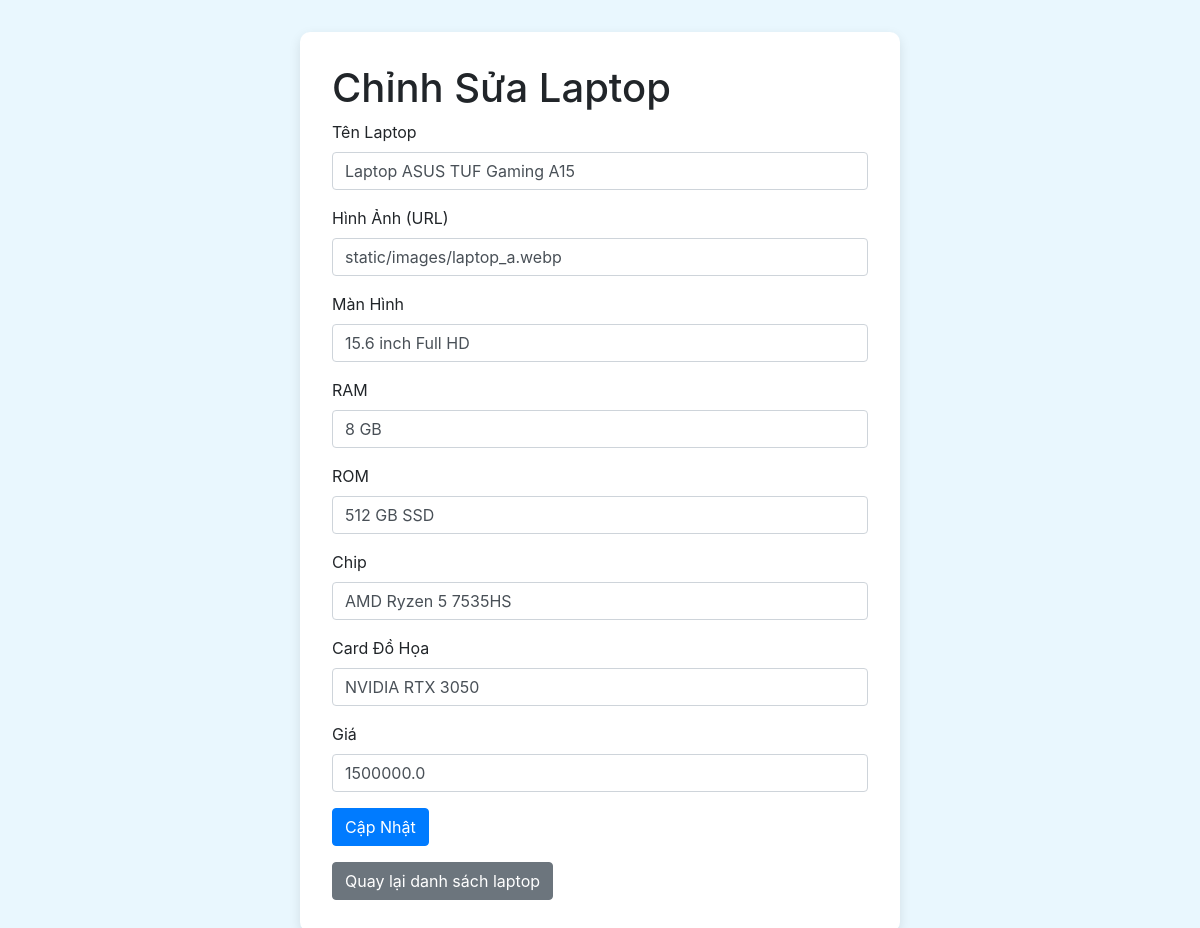
/admin/edit_laptop/1 (signed in), run on the app's committed database.
### web.py (models this page shows, shortened)
class Laptop(db.Model):
    id = db.Column(db.Integer, primary_key=True)
    name = db.Column(db.String(100), nullable=False)
    image = db.Column(db.String(200), nullable=False)
    screen = db.Column(db.String(100))
    ram = db.Column(db.String(50))
    rom = db.Column(db.String(100))
    chip = db.Column(db.String(100))
    card = db.Column(db.String(100))
    price = db.Column(db.Float, nullable=False)

### web.py (the view, shortened to what this page needs)
@app.route("/admin/edit_laptop/<int:laptop_id>", methods=["POST", "GET"])
def edit_laptop(laptop_id):
    if session.get("admin_logged_in"):
        laptop = Laptop.query.get(laptop_id)
        return render_template("edit_laptop.html", laptop=laptop)
    else:
        return redirect(url_for("admin"))

### templates/edit_laptop.html (shortened to what this page needs)
<!DOCTYPE html>
<html lang="vi">
<head>
    <link rel="stylesheet" href="https://maxcdn.bootstrapcdn.com/bootstrap/4.5.2/css/bootstrap.min.css">
    <link rel="stylesheet" href="https://cdnjs.cloudflare.com/ajax/libs/font-awesome/5.15.4/css/all.min.css">
</head>
<body>
    <div class="edit-container">
        <h1>Chỉnh Sửa Laptop</h1>
        <form action="{{ url_for('edit_laptop', laptop_id=laptop.id) }}" method="POST">
            <div class="form-group">
                <label for="name">Tên Laptop</label>
                <input type="text" name="name" value="{{ laptop.name }}" required class="form-control">
            </div>
            <div class="form-group">
                <label for="image">Hình Ảnh (URL)</label>
                <input type="text" name="image" value="{{ laptop.image }}" required class="form-control">
            </div>
            <div class="form-group">
                <label for="screen">Màn Hình</label>
                <input type="text" name="screen" value="{{ laptop.screen }}" class="form-control">
            </div>
            <div class="form-group">
                <label for="ram">RAM</label>
                <input type="text" name="ram" value="{{ laptop.ram }}" class="form-control">
            </div>
            <div class="form-group">
                <label for="rom">ROM</label>
                <input type="text" name="rom" value="{{ laptop.rom }}" class="form-control">
            </div>
            <div class="form-group">
                <label for="chip">Chip</label>
                <input type="text" name="chip" value="{{ laptop.chip }}" class="form-control">
            </div>
            <div class="form-group">
                <label for="card">Card Đồ Họa</label>
                <input type="text" name="card" value="{{ laptop.card }}" class="form-control">
            </div>
            <div class="form-group">
                <label for="price">Giá</label>
                <input type="number" step="0.01" name="price" value="{{ laptop.price }}" required class="form-control">
            </div>
            <button type="submit" class="btn btn-primary">Cập Nhật</button>
        </form>
        <a href="{{ url_for('admin_dashboard') }}" class="btn btn-secondary mt-3">Quay lại danh sách laptop</a>
    </div>
</body>
</html>

### templates/edit_laptop.html (style rules this page uses)
body { background-color: #e9f7fe; }
.edit-container { max-width: 600px; margin: 2rem auto; padding: 2rem; background-color: #fff; border-radius: 10px; box-shadow: 0px 4px 12px rgba(0, 0, 0, 0.1); }
.btn-primary { background-color: #007bff; border-color: #007bff; }

### data on the page
Laptop: name "Laptop ASUS TUF Gaming A15", image "static/images/laptop_a.webp", screen "15.6 inch Full HD", ram "8 GB", rom "512 GB SSD", chip "AMD Ryzen 5 7535HS", card "NVIDIA RTX 3050", price "1500000.0"
